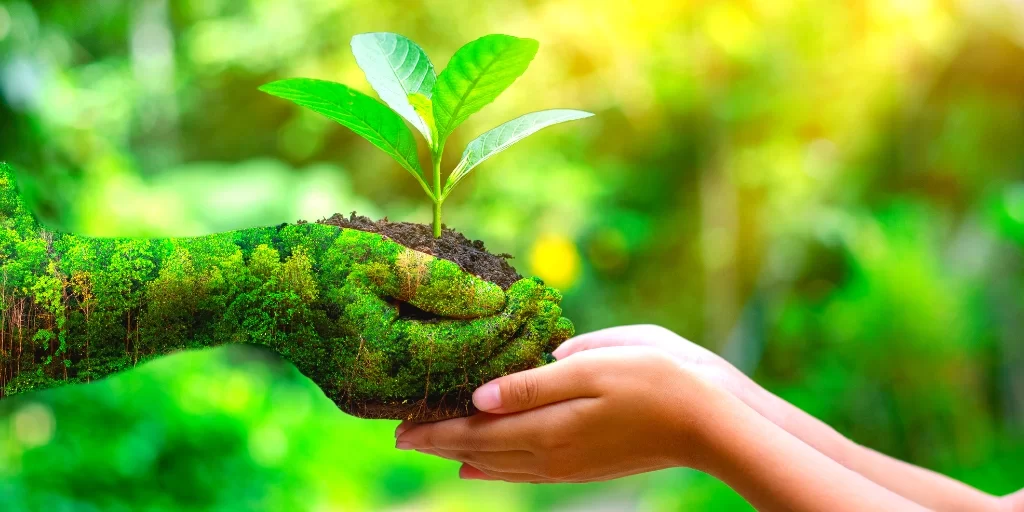
#> input picture Imagens/natureza_original.jpg, 1024 x 512 px, found by its file name
$ python exercicio2.py
#> lines starting #> are read from the running program, lines starting #| are printed output that depends on the picture
from PIL import Image

imagemOriginal = Image.open('imagens/natureza_original.jpg')
#> imagemOriginal is the input picture: PIL image 1024x512 RGB; mean R, G, B 120.9, 168.6, 49.1

matriz = imagemOriginal.load()

for y in range(imagemOriginal.size[0]):
    for x in range(imagemOriginal.size[1]):
        r = 255 - matriz [y,x][0]
        g = 255 - matriz [y,x][1]
        b = 255 - matriz [y,x][2]
        matriz [y,x] = (r, g, b)

imagemOriginal.save('imagens/natureza_negativo.jpg')
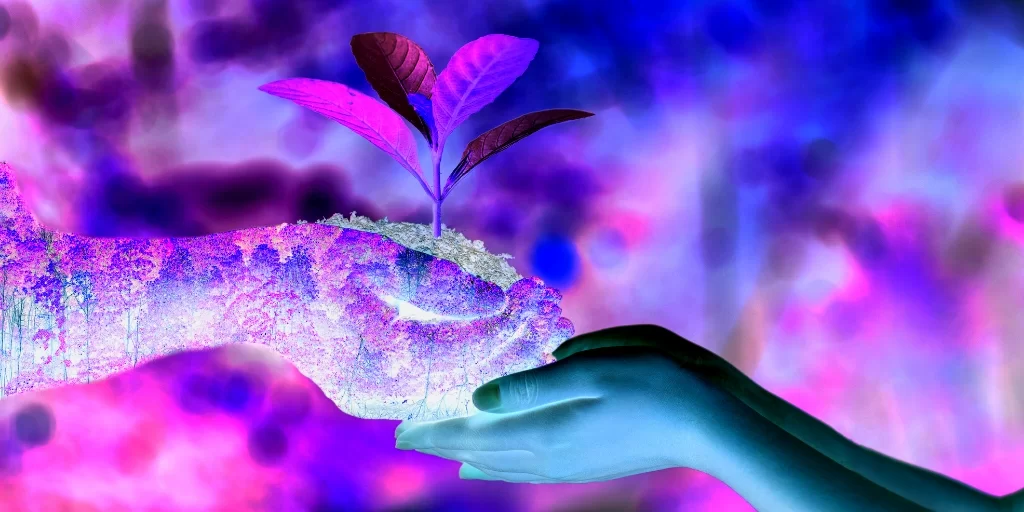
#> saved as natureza_negativo.jpg: PIL image 1024x512 RGB; mean R, G, B 134.1, 86.4, 205.9

$ run again, with Imagens/arara_camada_g.jpg copied over Imagens/natureza_original.jpg
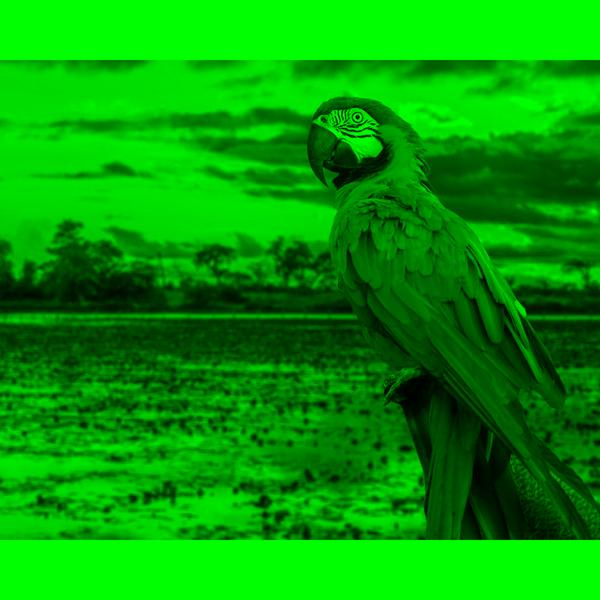
#> input picture Imagens/arara_camada_g.jpg, 600 x 600 px, found by its file name
#> imagemOriginal is the input picture: PIL image 600x600 RGB; mean R, G, B 1.7, 157.9, 2
#> `imagemOriginal.save('imagens/natureza_negativo.jpg')`:
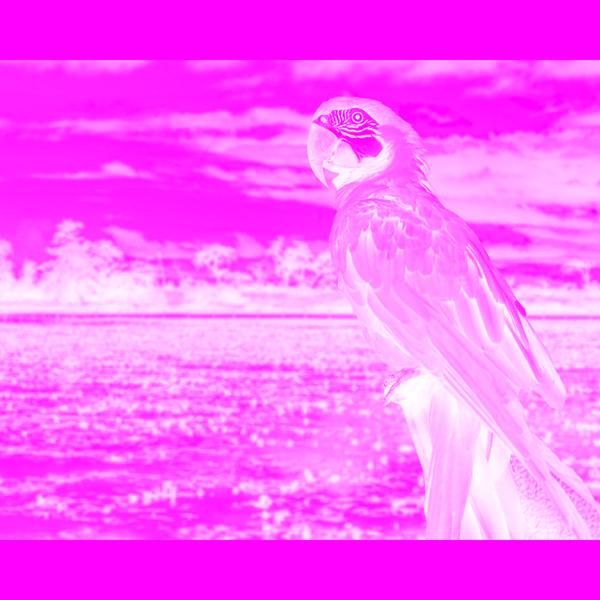
#> saved as natureza_negativo.jpg: PIL image 600x600 RGB; mean R, G, B 253.3, 97.1, 253
